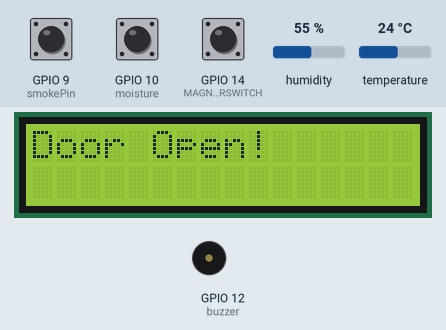
This sketch was run on a simulated ESP8266 (NodeMCU). Shown: 16×2 character LCD, buzzer (waves = sounding). The test bench sets the inputs (shaded band); at power-on: GPIO 9 (smokePin) HIGH, GPIO 10 (moisture) HIGH, GPIO 14 (MAGNETICDOORSWITCH) HIGH, humidity 55 %, temperature 24 °C. WiFi joins after 1.5 s; servers stay silent unless stated; no MQTT or app messages arrive unless stated; what the sketch prints to the serial monitor is not drawn.

Above: at 4.0 s.
4.1 s: GPIO 9 (smokePin) pulled LOW for 0.15 s
At 4.26 s:
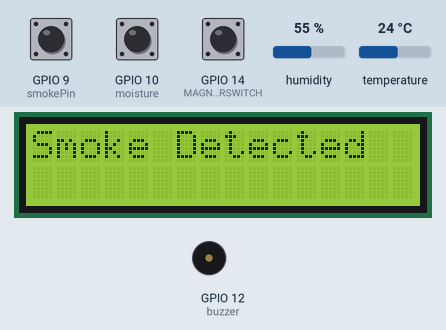
11.7 s: GPIO 10 (moisture) pulled LOW for 3.2 s
At 13.8 s:
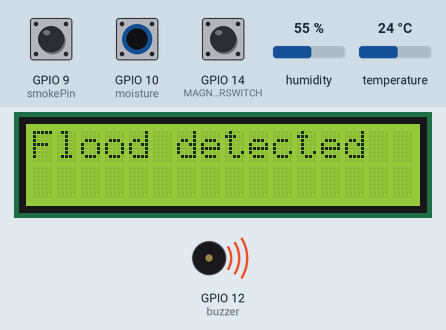
16.4 s: GPIO 14 (MAGNETICDOORSWITCH) pulled LOW for 0.15 s
At 16.61 s:
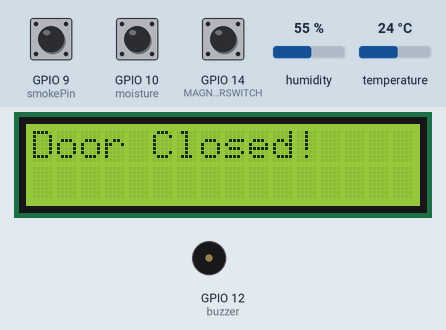
18.1 s: humidity set to 93 %
At 25.4 s:
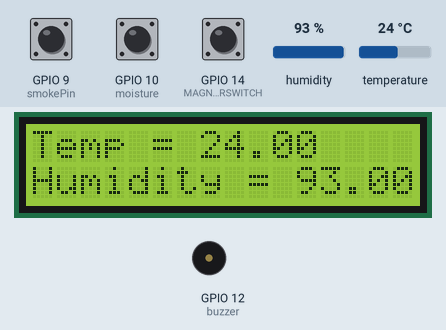
25.5 s: humidity set to 95 %
At 28.5 s:
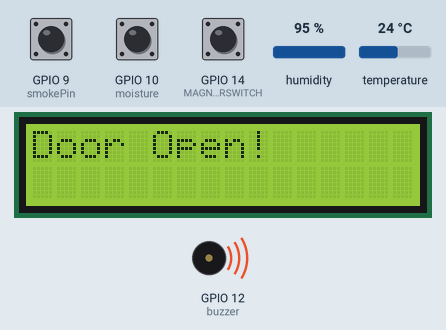
32.9 s: GPIO 10 (moisture) pulled LOW for 0.15 s
At 38.7 s:
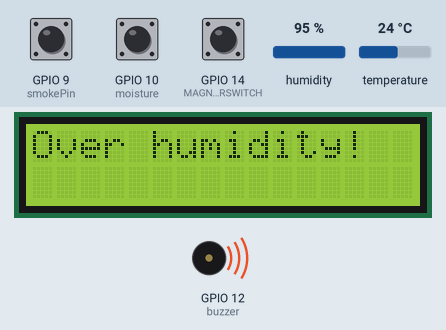
Timing chart, 0 to 41.5 s (numbered marks = the images above; inputs shaded):
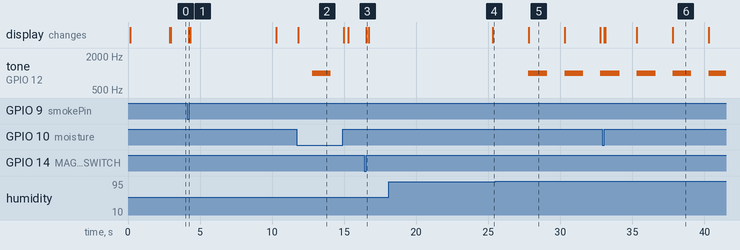

The sketch:

ServerRoomProject.ino
```cpp
#include <LiquidCrystal_I2C.h>
#include <ArduinoJson.h>
#include <PubSubClient.h>
#include <ESP8266WiFi.h>

// #define WIFI_AP "OLAX_MFi_786C"
// #define WIFI_PASSWORD "81118954"
#define WIFI_AP "NBL"
#define WIFI_PASSWORD "1234567890N@ble!1234567890"
//#define WIFI_AP "IOTTEST"
//#define WIFI_PASSWORD "Aspirine"


#define TOKEN "YMSGLJg5WJ93aSnolasQ"

#define smokePin 9 // smoke
#define MAGNETICDOORSWITCH 14  // Door Sensor
#define moisture 10 //soil moisture
#define buzzer 12 // buzzer output

/////////////////////////////////////////////////////////
#include <DHT.h>
#define DHTPIN 2     // Digital pin connected to the DHT sensor
#define DHTTYPE DHT11   // DHT 22  (AM2302), AM2321
DHT dht(DHTPIN, DHTTYPE);

int lcdColumns = 16;
int lcdRows = 2;
LiquidCrystal_I2C lcd(0x27, lcdColumns, lcdRows);
char thingsboardServer[] = "demo.thingsboard.io";
WiFiClient wifiClient;

PubSubClient client(wifiClient);

int status = WL_IDLE_STATUS;
//ThingsBoard tb(espClient);
float h, f, t,last_h,last_t;
byte Dvalue,smValue,SmokeValue,last_Dvalue,last_smValue,last_SmokeValue,Otemp,Ohumid,last_Otemp,last_Ohumid;

// We assume that all GPIOs are LOW
boolean gpioState[] = {false, false};
long lastMsg=0;
bool warningFLAG=false;
String ErrorMSG="";


void reconnect() {
  byte tt=0,bb=0;
  // Loop until we're reconnected
  while (!client.connected()) {
    delay(100);tt++;
    if(tt>10)return;
    if ( WiFi.status() != WL_CONNECTED) {

      WiFi.begin(WIFI_AP, WIFI_PASSWORD);
      while (WiFi.status() != WL_CONNECTED) {
        bb++;
        if(bb>10)return;
        delay(500);
        Serial.print(".");
      }
      Serial.println("Connected to AP");
    }
    Serial.print("Connecting to ThingsBoard node ...");
    // Attempt to connect (clientId, username, password)
    if ( client.connect("ESP8266 Device", TOKEN, NULL) ) {
      Serial.println( "[DONE]" );
      // Subscribing to receive RPC requests
      client.subscribe("v1/devices/me/rpc/request/+");
      // Sending current GPIO status
      Serial.println("Sending current GPIO status ...");

      client.publish("v1/devices/me/telemetry","{\"testdata\":\"12345\"}");


    } else {
      Serial.print( "[FAILED] [ rc = " );
      Serial.print( client.state() );
      Serial.println( " : retrying in 5 seconds]" );
      // Wait 5 seconds before retrying
      delay( 5000 );
    }
  }
}


void setup() {
  delay(100);
  Serial.begin(115200);
  dht.begin();
  lcd.init();
  lcd.backlight();
  //pinMode(GPIO0, INPUT);
  pinMode(DHTPIN, INPUT);
  pinMode(smokePin,INPUT_PULLUP);
  pinMode(MAGNETICDOORSWITCH,INPUT_PULLUP);
  pinMode(moisture,INPUT_PULLUP);
  pinMode(buzzer, OUTPUT);
  lcd.clear();
  lcd.setCursor(0, 0);
  client.setServer( thingsboardServer, 1883 );
  delay(1000);
  reconnect();

}
byte readcounte=10;
byte Dsensor,Ssensor,Smoisture;
bool Errorflag;
String ERRORMSGPRINT;


void loop(){

/////////////////////read DIGITAL IO PINS/////////////////////////////////////////
readcounte++;
 if(readcounte%8==0) {
  if(Dsensor>5){Dvalue=0;if(readcounte>10&&smValue==1&&SmokeValue==1&&Otemp==1&&Ohumid==1)digitalWrite(buzzer,LOW); }else Dvalue=1; //Door sensor value
  if(Smoisture>5){smValue=0;if(readcounte>120) noTone(buzzer);}else smValue=1;// Flood sensor value
  if(Ssensor>5){SmokeValue=0;if(readcounte>120) noTone(buzzer);}else SmokeValue=1;// Smoke sensor value
  if(t>45){Otemp=0;if(readcounte>120) noTone(buzzer);}else Otemp=1;// Smoke sensor value
  if(h>93){Ohumid=0;;if(readcounte>120) noTone(buzzer);}else Ohumid=1;// Smoke sensor value

 Dsensor =0;
 Ssensor =0;
 Smoisture=0;
 }
if(digitalRead(MAGNETICDOORSWITCH))Dsensor++; //for 8 times sampling
if(!digitalRead(smokePin))Ssensor++;
if(!digitalRead(moisture))Smoisture++;

/////////////////////read DIGITAL IO PINS/////////////////////////////////////////

/////////////////////////////read DHT11///////////////////////////////////////////
if(readcounte>240) {
    readcounte=0;
 h = dht.readHumidity();// Read temperature as Celsius (the default)
 t = dht.readTemperature();// Read temperature as Fahrenheit (isFahrenheit = true)
 f = dht.readTemperature(true);// Check if any reads failed and exit early (to try again).
  if((Dvalue==0||smValue==0||SmokeValue==0))lcd.clear();
  else{digitalWrite(buzzer,LOW); }
  Errorflag=!Errorflag;
  if((Dvalue==1&&smValue==1&&SmokeValue==1)||(Errorflag)){
 if (isnan(h) || isnan(t) ) {Serial.println(F("Failed to read from DHT sensor!"));
                                        lcd.setCursor(0, 0); lcd.print("DTH Sensor ERROR");}
 else{
    lcd.setCursor(0, 0);
    lcd.print("Temp = ");
    lcd.print(t);lcd.print("    ");
    lcd.setCursor(0,1);
    lcd.print("Humidity = ");
    lcd.print(h);lcd.print("    ");
  }}
  else{lcd.setCursor(0, 0); lcd.print(ERRORMSGPRINT);Serial.println(ERRORMSGPRINT);}

  if(smValue==0||SmokeValue==0||t>45||h>94)tone(buzzer, 1000);
  else if(Dvalue==0)digitalWrite(buzzer,HIGH);
}

/////////////////////////////read DHT11///////////////////////////////////////////

/////////////////////////chack for chsnges//////////////////////////////////////////////
if((last_h!=h)||(last_t!=t)||(Dvalue!=last_Dvalue)||(smValue!=last_smValue)||(SmokeValue!=last_SmokeValue)){

  if(SmokeValue==0)lcdPrint("Smoke Detected");
  else if(smValue==0)lcdPrint("Flood detected");
  else if(Otemp==0)lcdPrint("Over temerature!");
  else if(Ohumid==0)lcdPrint("Over humidity!");
  else if(Dvalue==1&&last_Dvalue==0)lcdPrint("Door Closed!");
  else if(Dvalue==0)lcdPrint("Door Open!");
 /////////////////////////chack for chsnges//////////////////////////////////////////////
DynamicJsonDocument doc(256);
char out[256];
doc["temp"] = t;
doc["humid"]   = h;
doc["DoorSensor1"] = Dvalue;
doc["SoilMoisture1"]   = smValue;
doc["SmokeSensor1"] = SmokeValue;
serializeJson(doc, out);
Serial.println( out );
if (!client.connected()) {reconnect(); }
  client.publish("v1/devices/me/telemetry", out);
  last_t=t; last_h=h;last_Dvalue=Dvalue;last_smValue=smValue;last_SmokeValue=SmokeValue;
  }
  client.loop();
delay(10);
}

void lcdPrint(String MGS){
  ERRORMSGPRINT=MGS;
  lcd.clear();
  lcd.setCursor(0, 0);
  lcd.print(MGS);
}
```

Measured:
- the behaviour switches between 94 and 95 % on humidity (found by bisection; images 4 and 5)
- after the input at 4.1 s, the display: changes after 0.12 s (image 1)
- after the input at 11.7 s, tone on GPIO 12 (buzzer): silent → 1000 Hz after 1.1 s, → silent 1.3 s later; the display: changes after 0.13 s (image 2)
- after the input at 16.4 s, the display: changes after 0.12 s (image 3)
- after the input at 18.1 s, the display: changes after 7.2 s (image 4)
- after the input at 25.5 s, tone on GPIO 12 (buzzer): alternates 1000 Hz for 1.3 s and silent for 1.2 s, starting after 2.3 s
- after the input at 32.9 s, the display: first changes after 0.14 s (image 6 shows a later state)
